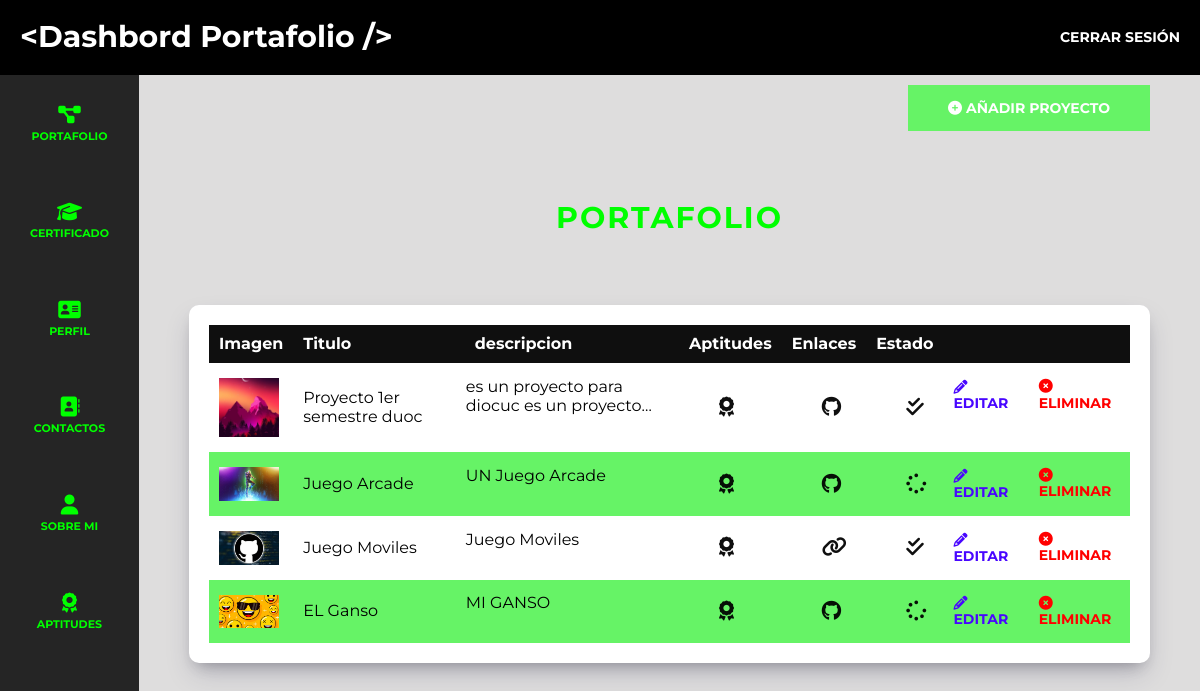
Screenshot of /dashboard/portafolio/ (signed in) with the database file from the repository.
### adminStanley/models/models.py (models this page shows, shortened)
class Portafolio(models.Model):
    id_portafolio =       models.AutoField(primary_key=True)
    titulo =            models.CharField(max_length=60)
    imagen_portafolio =  models.ImageField (upload_to='img', null=True)
    descripcion =       models.CharField(max_length=210)
    aptitudes =         models.ManyToManyField(Aptitude)
    enlaces_web =       models.URLField(blank=True, default='')
    enlaces_github =    models.URLField( blank=True, default='')
    id_estado = models.ForeignKey('Estado', on_delete=models.CASCADE, db_column='idEstado', blank=True)

### adminStanley/Authenticacion/custom_auth.py (the view)
    def wrapper(request, *args, **kwargs):
        if 'id_persona' not in request.session:
            messages.error(request, 'Debes iniciar sesión para acceder.')
            return redirect('/login/')
        return view_func(request, *args, **kwargs)

### adminStanley/Authenticacion/custom_auth.py (called while the page is built)
def login_required(view_func):
    def wrapper(request, *args, **kwargs):
        if 'id_persona' not in request.session:
            messages.error(request, 'Debes iniciar sesión para acceder.')
            return redirect('/login/')
        return view_func(request, *args, **kwargs)
    return wrapper

### adminStanley/models/models.py (called while the page is built)
    def __str__(self):
        return str(self.nombre)

### adminStanley/views/viewPortafolios.py (called while the page is built)
@login_required
def stanley_portafolio(request):
    context = {"titulo": "Portafolio"}
    if 'id_persona' in request.session:
        persona = Stanley.objects.get(id_persona=request.session['id_persona'])
        portafolios = Portafolio.objects.all()
        context["persona"] = persona
        context["portafolios"] = portafolios
    return render(request, TEMPLATE_INDEX, context)

### adminStanley/templates/auth/dashboard/portafolio/index.html (shortened to what this page needs)
{% extends "bases/base-admin.html" %}
{% load static %}
{% block content%}
<div class="dashboard__contenedor-boton">
    <a class="dashboard__boton" href="/portafolio/agregar">
        <i class="fa-solid fa-circle-plus"></i>
        Añadir Proyecto
    </a>
</div>
<h1 class="dashboard__titulo">{{ titulo }}</h1>
<main class="dashboard__contenedor">
    {% if portafolios %}
        <table class="table" aria-label="Portafolios">
            <thead class="table__thead">
                <tr>
                    <th scope="col" class="table__th">Imagen</th>
                    <th scope="col" class="table__th">Titulo</th>
                    <th scope="col" class="table__th">descripcion</th>
                    <th scope="col" class="table__th">Aptitudes</th>
                    <th scope="col" class="table__th">Enlaces</th>
                    <th scope="col" class="table__th">Estado</th>
                    <th scope="col" class="table__th"></th>
                </tr>
            </thead>
            <tbody class="table__tbody">
                {% for portafolio in portafolios %}
                    <tr class="table__tr">
                        {% if portafolio.imagen_portafolio %}
                            <td class="table__td">
                                <img class="table__img" src="{{ portafolio.imagen_portafolio.url }}" alt="Imagen de {{ portafolio.titulo }}">
                            </td>
                        {% endif %}
                        <td class="table__td">
                            {{ portafolio.titulo }}
                        </td>
                        <td class="table__td--descripcion">
                            {{ portafolio.descripcion }}
                        </td>
                        <td class="table__td--aptitude" title="{% for aptitud in portafolio.aptitudes.all %}{{ aptitud.nombre }}{% if not forloop.last %}, {% endif %}{% endfor %}">
                            <i class="fa-solid fa-award"></i>
                        </td>
                        <td class="table__td--aptitude" title="{% if portafolio.enlaces_web %}{{ portafolio.enlaces_web }}{% elif portafolio.enlaces_github %}{{ portafolio.enlaces_github }}{% endif %}">
                            {% if portafolio.enlaces_web %}
                                <i class="fa-solid fa-link"></i>
                            {% elif portafolio.enlaces_github %}
                                <i class="fa-brands fa-github"></i>
                            {% else %}
                                <i class="fa-solid fa-xmark"></i>
                            {% endif %}
                        </td>
                        <td class="table__td--aptitude" title="{{ portafolio.id_estado }}">
                            {% if portafolio.id_estado.nombre == 'Completado' %}
                                <i class="fa-solid fa-check-double"></i>
                            {% elif portafolio.id_estado.nombre == 'Pendiente' %}
                            <i class="fa-solid fa-spinner"></i>
                            {% elif portafolio.id_estado.nombre == 'EnCurso' %}
                            <i class="fa-regular fa-clock"></i>
                            {% else %}
                            <i class="fa-solid fa-xmark"></i>
                            {% endif %}
                        </td>
                        <td class="table__td--acciones">
                            <a class="table__accion table__accion--editar" href="{% url 'editar_portafolio' pk=portafolio.id_portafolio %}">
                                <i class="fa-solid fa-pencil"></i>
                                Editar
                            </a>
                            <form method="POST" action="{% url 'eliminar_portafolio' pk=portafolio.id_portafolio %}" class="table__formulario">
                                <button class="table__accion table__accion--eliminar" type="submit">
                                    <i class="fa-solid fa-circle-xmark"></i>
                                    Eliminar
                                </button>
                            </form>
                        </td>
                    </tr>
                {% empty %}
                <p class="text-center">No Hay Eventos Aún</p>
            {% endfor %}
            </tbody>
        </table>
        {% endif %}
</main>
{%endblock%}

### static/css/app.css (style rules this page uses)
html { -webkit-text-size-adjust:100%;line-height:1.15 }
body { margin:0 }
main { display:block }
h1 { font-size:2em;margin:.67em 0 }
a { background-color:transparent }
img { border-style:none }
button,input,optgroup,select,textarea { font-family:inherit;font-size:100%;line-height:1.15;margin:0 }
button,input { overflow:visible }
button,select { text-transform:none }
[type=button],[type=reset],[type=submit],button { -webkit-appearance:button }
html { box-sizing:border-box;font-size:62.5%;scroll-behavior:smooth }
*,:after,:before { box-sizing:inherit }
body { background-color:rgba(0,0,0,.943);display:flex;flex-direction:column;font-family:Montserrat,sans-serif;font-size:1.6rem }
h1,h2,h3,h4 { color:#fff;margin:0 0 5rem }
h1 { font-size:4rem }
a { text-decoration:none }
img { display:block;height:auto;width:100% }
.dashboard { background-color:rgba(69,67,67,.178);display:flex;flex-direction:column;height:100%;overflow:hidden }
.dashboard__titulo { color:#0f0;font-size:clamp(2rem,-.8rem + 10vw,3rem);font-weight:700;letter-spacing:.2rem;margin:0 auto 2rem;padding:2rem;text-align:center;text-transform:uppercase;width:min(95%,80rem) }
@media (min-width:768px) { .dashboard__contenedor-boton { display:flex;justify-content:flex-end;margin-bottom:5rem } }
.dashboard__boton { background-color:#66f366;border:none;color:#fff;display:inline-block;font-size:1.8rem;font-size:1.4rem;font-weight:700;padding:1.5rem 4rem;text-align:center;text-transform:uppercase;transition-duration:.3s;transition-property:background-color;width:100% }
@media (min-width:768px) { .dashboard__boton { width:auto } }
.dashboard__contenedor,.dashboard__formulario { background-color:#fff;border-radius:1rem;box-shadow:0 13px 27px -5px rgba(50,50,93,.25),0 8px 16px -8px rgba(0,0,0,.3);margin-top:5rem;padding:2rem }
.table { border-collapse:collapse;width:100% }
.table__thead { background-color:rgba(0,0,0,.943);color:#fff }
.table__th { padding:1rem;text-align:left }
.table__tr:nth-of-type(2n) { background-color:#66f366 }
.table__td,.table__td--acciones { padding:1.5rem 1rem }
.table__td--descripcion { -webkit-line-clamp:2;-webkit-box-orient:vertical;display:-webkit-box;max-width:30rem;overflow:hidden }
.table__td--aptitude { color:rgba(0,0,0,.943);cursor:pointer;font-size:clamp(1.3rem,-.8rem + 10vw,2rem);padding-left:4rem }
.table__td--acciones { align-items:center;display:flex;gap:2rem;justify-content:flex-end }
.table__td img,.table__td--acciones img { max-height:6rem;max-width:6rem }
.table__accion { all:unset;font-size:1.4rem;font-weight:700;text-transform:uppercase }
.table__accion--editar { color:#4806ff }
.table__accion--eliminar { color:red }

### rows the page displays
Portafolio: imagen_portafolio (picture), titulo "Proyecto 1er semestre duoc", descripcion "es un proyecto para diocuc es un…"
Portafolio: imagen_portafolio (picture), titulo "Juego Arcade", descripcion "UN Juego Arcade"
Portafolio: imagen_portafolio (picture), titulo "Juego Moviles", descripcion "Juego Moviles"
Portafolio: imagen_portafolio (picture), titulo "EL Ganso", descripcion "MI GANSO"

### other values shown
{{ titulo }} "PORTAFOLIO"
